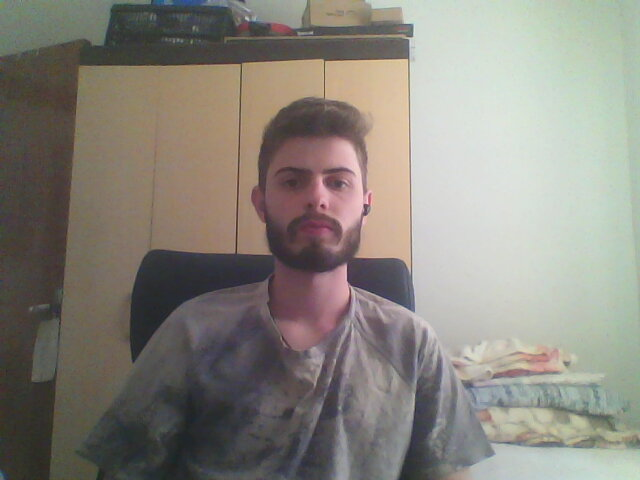
#> input picture src/1.jpg, 640 x 480 px
$ python reconhecimentoFacial.py
#> lines starting #> are read from the running program, lines starting #| are printed output that depends on the picture; after the words box and inside, x2 and y2 are one past the last pixel; in counts of white or black regions, pixels touching at a corner belong together
import cv2

# Load the cascade
# face_cascade = cv2.CascadeClassifier(cv2.data.haarcascades + 'haarcascade_frontalface_default.xml')
face_cascade = cv2.CascadeClassifier(cv2.data.haarcascades + 'haarcascade_frontalface_alt_tree.xml')
# [6 lines of commented-out code are left out]
img = cv2.imread('1.jpg')
#> img is the input picture: shape (480, 640, 3); mean B, G, R 125.4, 133.4, 137.5
# Convert into grayscale
gray = cv2.cvtColor(img, cv2.COLOR_BGR2GRAY)
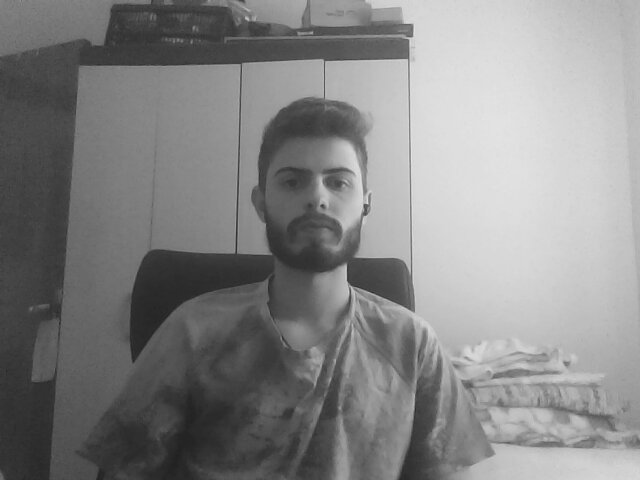
#> gray: shape (480, 640); min 32, max 229, mean 133.7
# Detect faces
faces = face_cascade.detectMultiScale(gray, 1.1, 4)
#> faces = [[258, 132, 120, 120]]
# faces = eye_cascade.detectMultiScale(gray, 1.1, 4) # imagem/ scale / neighbours

print(faces)
#| [[258 132 120 120]]
# Draw rectangle around the faces
for (x, y, w, h) in faces:
    cv2.rectangle(img, (x, y), (x+w, y+h), (255, 0, 0), 2)
#> this loop made 1 pass
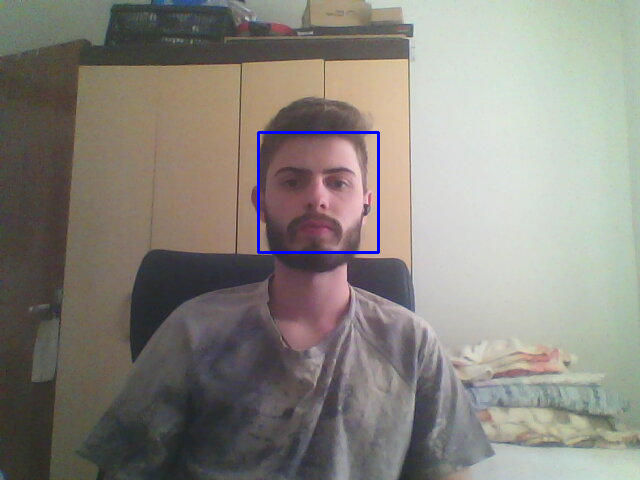
#> img: shape (480, 640, 3); 0.47% of pixels changed, all inside (x1, y1, x2, y2) = (257, 131, 380, 254)

# Display the output
cv2.imshow('img', img)
cv2.waitKey()
